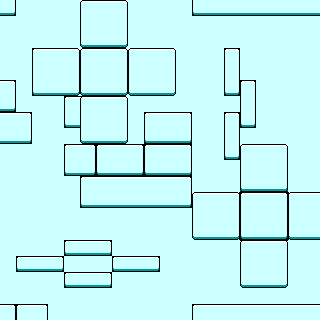

Below is a game level as drawn by its tile map, then a one-line description and the .tmx that defines it (tile-layer data replaced by summaries):
An orthogonal 20x20 tile map with 16x16 px tiles, 2 tile layers (Tile Layer 1, Tile Layer 2) and 15 objects.

<map version="1.0" orientation="orthogonal" width="20" height="20" tilewidth="16" tileheight="16">
 <tileset firstgid="1" name="testTiles" tilewidth="16" tileheight="16">
  <image source="testTiles.png" width="64" height="64" />
  <terraintypes>
   <terrain name="Basic" tile="0" />
  </terraintypes>
  <tile id="5" terrain="0,0,0," />
  <tile id="6" terrain="0,0,," />
  <tile id="7" terrain="0,0,,0" />
  <tile id="9" terrain="0,,0," />
  <tile id="10" terrain="0,0,0,0" />
  <tile id="11" terrain=",0,,0" />
  <tile id="13" terrain="0,,0,0" />
  <tile id="14" terrain=",,0,0" />
  <tile id="15" terrain=",0,0,0" />
 </tileset>
 <layer name="Tile Layer 1" width="20" height="20">
  <data>[400 cells, 392 non-empty, 16 distinct tile ids]</data>
 </layer>
 <layer name="Tile Layer 2" width="20" height="20">
  <data>[400 cells, 87 non-empty, 9 distinct tile ids]</data>
 </layer>
 <objectgroup name="Object Layer 1" width="20" height="20">
  <object x="192" y="176" />
  <object x="144" y="112" />
  <object x="16" y="16" />
  <object x="208" y="208" width="16" height="16" />
  <object x="128" y="224" width="16" height="16" />
  <object x="48" y="208" width="16" height="16" />
  <object gid="1" x="208" y="112" />
  <object gid="1" x="208" y="96" />
  <object gid="1" x="192" y="112" />
  <object gid="1" x="224" y="112" />
  <object gid="1" x="208" y="160" width="80" height="80" />
  <object gid="1" x="192" y="96" />
  <object gid="1" x="224" y="96" />
  <object gid="1" x="224" y="128" />
  <object gid="1" x="192" y="128" />
 </objectgroup>
</map>